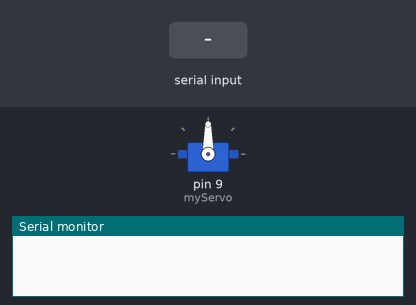
Simulated run of this sketch. Board: Arduino Uno, built with avr-gcc and run on an emulated ATmega328P. Parts: servo, the last lines printed to the serial monitor. The test bench sets the inputs (shaded band).

Above: at 1.2 s.
1.3 s: "1" received over Serial
At 2.5 s:
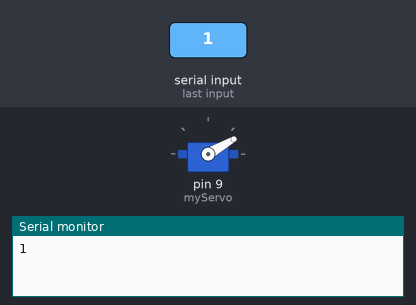
2.8 s: "0" received over Serial
At 3.8 s:
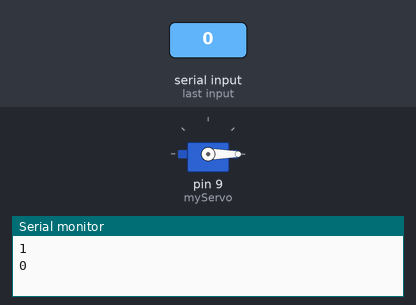
Timing chart, 0 to 5.8 s (numbered marks = the images above; inputs shaded):
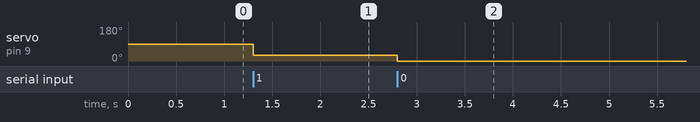

Measured:
- after the input at 1.3 s, servo on pin 9 (myServo): 90° → 30° at once
- after the input at 2.8 s, servo on pin 9 (myServo): 30° → 0° at once

The sketch:

BluetoothWithServo.ino
```cpp
#include<Servo.h>

Servo myServo;
int servoState = 0;
char data = 0;

void setup() {
  myServo.attach(9);
  Serial.begin(9600);
}

void loop() {
  if(Serial.available() > 0){
    data = Serial.read();
    moveServo(data);
    Serial.println(data);
  }
}

void moveServo(int direction){
  if (servoState < 180 && servoState > 0){
    if(direction == '1'){
      servoState += 30;
      myServo.write(servoState);
    }else if(direction == '0'){
      servoState -= 30;
      myServo.write(servoState);
    }
  }else if(servoState == 0){
    if(direction == '1'){
      servoState += 30;
      myServo.write(servoState);
    }
  }else if(servoState == 180){
    if(direction == '0'){
      servoState -= 30;
      myServo.write(servoState);
    }
  }
}
```
